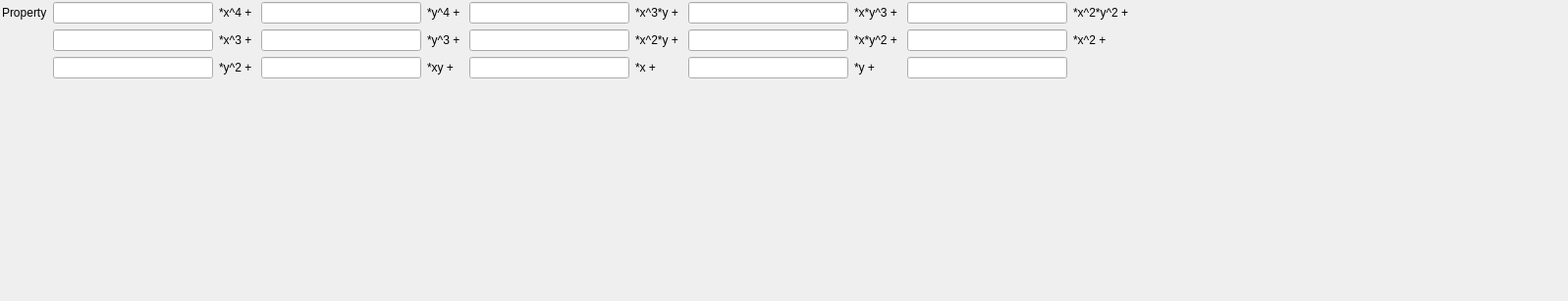
<?xml version="1.0" encoding="UTF-8"?>
<ui version="4.0">
 <class>FourthOrderPolynomialWidget</class>
 <widget class="QFrame" name="FourthOrderPolynomialWidget">
  <property name="geometry">
   <rect>
    <x>0</x>
    <y>0</y>
    <width>1597</width>
    <height>307</height>
   </rect>
  </property>
  <layout class="QGridLayout" name="gridLayout_2">
   <property name="margin">
    <number>2</number>
   </property>
   <item row="1" column="4">
    <widget class="QLineEdit" name="c04"/>
   </item>
   <item row="1" column="7">
    <widget class="QLabel" name="label_14">
     <property name="text">
      <string>*x^3*y + </string>
     </property>
    </widget>
   </item>
   <item row="1" column="8">
    <widget class="QLineEdit" name="c13"/>
   </item>
   <item row="1" column="11">
    <widget class="QLabel" name="label_16">
     <property name="text">
      <string>*x^2*y^2 + </string>
     </property>
    </widget>
   </item>
   <item row="1" column="2">
    <widget class="QLineEdit" name="c40"/>
   </item>
   <item row="4" column="26">
    <widget class="QLabel" name="label_7">
     <property name="text">
      <string/>
     </property>
    </widget>
   </item>
   <item row="1" column="10">
    <widget class="QLineEdit" name="c22"/>
   </item>
   <item row="1" column="6">
    <widget class="QLineEdit" name="c31"/>
   </item>
   <item row="1" column="9">
    <widget class="QLabel" name="label_15">
     <property name="text">
      <string>*x*y^3 + </string>
     </property>
    </widget>
   </item>
   <item row="1" column="5">
    <widget class="QLabel" name="label_13">
     <property name="text">
      <string>*y^4 + </string>
     </property>
    </widget>
   </item>
   <item row="1" column="3">
    <widget class="QLabel" name="label_12">
     <property name="text">
      <string>*x^4 + </string>
     </property>
    </widget>
   </item>
   <item row="1" column="1">
    <widget class="QLabel" name="label">
     <property name="text">
      <string>Property</string>
     </property>
    </widget>
   </item>
   <item row="3" column="2">
    <widget class="QLineEdit" name="c02"/>
   </item>
   <item row="3" column="3">
    <widget class="QLabel" name="label_3">
     <property name="text">
      <string>*y^2 + </string>
     </property>
    </widget>
   </item>
   <item row="3" column="4">
    <widget class="QLineEdit" name="c11">
     <property name="text">
      <string/>
     </property>
    </widget>
   </item>
   <item row="3" column="5">
    <widget class="QLabel" name="label_4">
     <property name="text">
      <string>*xy + </string>
     </property>
    </widget>
   </item>
   <item row="3" column="6">
    <widget class="QLineEdit" name="c10"/>
   </item>
   <item row="3" column="7">
    <widget class="QLabel" name="label_5">
     <property name="text">
      <string>*x + </string>
     </property>
    </widget>
   </item>
   <item row="3" column="8">
    <widget class="QLineEdit" name="c01"/>
   </item>
   <item row="3" column="9">
    <widget class="QLabel" name="label_6">
     <property name="text">
      <string>*y + </string>
     </property>
    </widget>
   </item>
   <item row="3" column="10">
    <widget class="QLineEdit" name="c00"/>
   </item>
   <item row="3" column="11">
    <spacer name="horizontalSpacer_2">
     <property name="orientation">
      <enum>Qt::Horizontal</enum>
     </property>
     <property name="sizeHint" stdset="0">
      <size>
       <width>40</width>
       <height>20</height>
      </size>
     </property>
    </spacer>
   </item>
   <item row="2" column="11">
    <widget class="QLabel" name="label_2">
     <property name="text">
      <string>*x^2 + </string>
     </property>
    </widget>
   </item>
   <item row="2" column="10">
    <widget class="QLineEdit" name="c20"/>
   </item>
   <item row="2" column="9">
    <widget class="QLabel" name="label_11">
     <property name="text">
      <string>*x*y^2 + </string>
     </property>
    </widget>
   </item>
   <item row="2" column="8">
    <widget class="QLineEdit" name="c12"/>
   </item>
   <item row="2" column="7">
    <widget class="QLabel" name="label_10">
     <property name="text">
      <string>*x^2*y + </string>
     </property>
    </widget>
   </item>
   <item row="2" column="6">
    <widget class="QLineEdit" name="c21"/>
   </item>
   <item row="2" column="5">
    <widget class="QLabel" name="label_9">
     <property name="text">
      <string>*y^3 + </string>
     </property>
    </widget>
   </item>
   <item row="2" column="4">
    <widget class="QLineEdit" name="c03"/>
   </item>
   <item row="2" column="3">
    <widget class="QLabel" name="label_8">
     <property name="text">
      <string>*x^3 + </string>
     </property>
    </widget>
   </item>
   <item row="2" column="2">
    <widget class="QLineEdit" name="c30"/>
   </item>
   <item row="1" column="14">
    <spacer name="horizontalSpacer">
     <property name="orientation">
      <enum>Qt::Horizontal</enum>
     </property>
     <property name="sizeHint" stdset="0">
      <size>
       <width>40</width>
       <height>20</height>
      </size>
     </property>
    </spacer>
   </item>
   <item row="2" column="17">
    <spacer name="horizontalSpacer_3">
     <property name="orientation">
      <enum>Qt::Horizontal</enum>
     </property>
     <property name="sizeHint" stdset="0">
      <size>
       <width>40</width>
       <height>20</height>
      </size>
     </property>
    </spacer>
   </item>
  </layout>
 </widget>
 <resources>
  <include location="../../../../Resources/icons/images/Icons.qrc"/>
 </resources>
 <connections/>
</ui>
